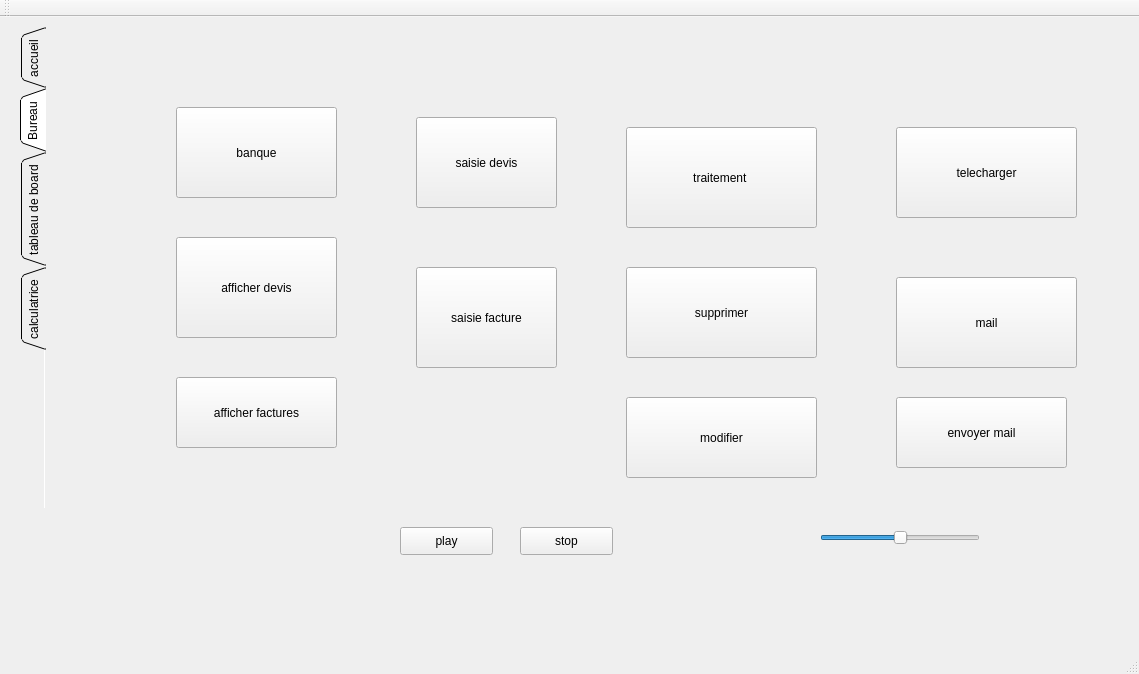
<?xml version="1.0" encoding="UTF-8"?>
<ui version="4.0">
 <class>MainWindow</class>
 <widget class="QMainWindow" name="MainWindow">
  <property name="geometry">
   <rect>
    <x>0</x>
    <y>0</y>
    <width>1139</width>
    <height>674</height>
   </rect>
  </property>
  <property name="windowTitle">
   <string>window</string>
  </property>
  <property name="styleSheet">
   <string notr="true">QPushButton#PushButtonStyled
{
	font-weight: bold;
	color: rgb(200, 200, 200);
	background-image: url(:/Theme1/Btn5757);
	width: 57px;
	height: 57px;
	min-width: 57px;
	min-height: 57px;
	max-width: 57px;
	max-height: 57px;
}</string>
  </property>
  <widget class="QWidget" name="centralWidget">
   <widget class="QTabWidget" name="tabWidget_2">
    <property name="geometry">
     <rect>
      <x>20</x>
      <y>10</y>
      <width>1121</width>
      <height>481</height>
     </rect>
    </property>
    <property name="styleSheet">
     <string notr="true"/>
    </property>
    <property name="tabPosition">
     <enum>QTabWidget::West</enum>
    </property>
    <property name="tabShape">
     <enum>QTabWidget::Triangular</enum>
    </property>
    <property name="currentIndex">
     <number>1</number>
    </property>
    <property name="iconSize">
     <size>
      <width>32</width>
      <height>32</height>
     </size>
    </property>
    <property name="elideMode">
     <enum>Qt::ElideNone</enum>
    </property>
    <property name="documentMode">
     <bool>true</bool>
    </property>
    <widget class="QWidget" name="tab_4">
     <attribute name="title">
      <string>accueil</string>
     </attribute>
     <widget class="QLineEdit" name="lineEdit_2">
      <property name="geometry">
       <rect>
        <x>140</x>
        <y>260</y>
        <width>113</width>
        <height>22</height>
       </rect>
      </property>
      <property name="text">
       <string>bouharb</string>
      </property>
     </widget>
     <widget class="QLineEdit" name="lineEdit_3">
      <property name="geometry">
       <rect>
        <x>430</x>
        <y>260</y>
        <width>113</width>
        <height>22</height>
       </rect>
      </property>
      <property name="text">
       <string>yassine</string>
      </property>
     </widget>
     <widget class="QLineEdit" name="lineEdit_4">
      <property name="geometry">
       <rect>
        <x>760</x>
        <y>260</y>
        <width>113</width>
        <height>22</height>
       </rect>
      </property>
      <property name="text">
       <string>181JMT1622</string>
      </property>
     </widget>
     <widget class="QLabel" name="label">
      <property name="geometry">
       <rect>
        <x>450</x>
        <y>120</y>
        <width>201</width>
        <height>31</height>
       </rect>
      </property>
      <property name="font">
       <font>
        <family>MS Sans Serif</family>
        <pointsize>22</pointsize>
       </font>
      </property>
      <property name="text">
       <string>hello </string>
      </property>
     </widget>
    </widget>
    <widget class="QWidget" name="tab">
     <attribute name="title">
      <string>Bureau</string>
     </attribute>
     <widget class="QPushButton" name="pushajouterdevis">
      <property name="geometry">
       <rect>
        <x>370</x>
        <y>90</y>
        <width>141</width>
        <height>91</height>
       </rect>
      </property>
      <property name="styleSheet">
       <string notr="true"/>
      </property>
      <property name="text">
       <string notr="true">saisie devis</string>
      </property>
      <property name="iconSize">
       <size>
        <width>100</width>
        <height>100</height>
       </size>
      </property>
      <property name="checkable">
       <bool>true</bool>
      </property>
     </widget>
     <widget class="QPushButton" name="ajouterdepense">
      <property name="geometry">
       <rect>
        <x>370</x>
        <y>240</y>
        <width>141</width>
        <height>101</height>
       </rect>
      </property>
      <property name="styleSheet">
       <string notr="true"/>
      </property>
      <property name="text">
       <string>saisie facture</string>
      </property>
      <property name="iconSize">
       <size>
        <width>100</width>
        <height>100</height>
       </size>
      </property>
      <property name="shortcut">
       <string notr="true"/>
      </property>
      <property name="checkable">
       <bool>true</bool>
      </property>
     </widget>
     <widget class="QPushButton" name="pushtraitement">
      <property name="geometry">
       <rect>
        <x>580</x>
        <y>100</y>
        <width>191</width>
        <height>101</height>
       </rect>
      </property>
      <property name="text">
       <string>traitement </string>
      </property>
      <property name="iconSize">
       <size>
        <width>90</width>
        <height>90</height>
       </size>
      </property>
     </widget>
     <widget class="QPushButton" name="pushannuler">
      <property name="geometry">
       <rect>
        <x>580</x>
        <y>240</y>
        <width>191</width>
        <height>91</height>
       </rect>
      </property>
      <property name="styleSheet">
       <string notr="true"/>
      </property>
      <property name="text">
       <string>supprimer</string>
      </property>
      <property name="iconSize">
       <size>
        <width>100</width>
        <height>100</height>
       </size>
      </property>
     </widget>
     <widget class="QPushButton" name="pushbanque">
      <property name="geometry">
       <rect>
        <x>130</x>
        <y>80</y>
        <width>161</width>
        <height>91</height>
       </rect>
      </property>
      <property name="styleSheet">
       <string notr="true"/>
      </property>
      <property name="text">
       <string>banque</string>
      </property>
     </widget>
     <widget class="QPushButton" name="pushdevis">
      <property name="geometry">
       <rect>
        <x>130</x>
        <y>210</y>
        <width>161</width>
        <height>101</height>
       </rect>
      </property>
      <property name="styleSheet">
       <string notr="true"/>
      </property>
      <property name="text">
       <string>afficher devis</string>
      </property>
     </widget>
     <widget class="QPushButton" name="pushdepense">
      <property name="geometry">
       <rect>
        <x>130</x>
        <y>350</y>
        <width>161</width>
        <height>71</height>
       </rect>
      </property>
      <property name="text">
       <string>afficher factures</string>
      </property>
     </widget>
     <widget class="QPushButton" name="pushtelecharger">
      <property name="geometry">
       <rect>
        <x>850</x>
        <y>100</y>
        <width>181</width>
        <height>91</height>
       </rect>
      </property>
      <property name="text">
       <string>telecharger</string>
      </property>
     </widget>
     <widget class="QPushButton" name="pushmail">
      <property name="geometry">
       <rect>
        <x>850</x>
        <y>250</y>
        <width>181</width>
        <height>91</height>
       </rect>
      </property>
      <property name="text">
       <string>mail</string>
      </property>
     </widget>
     <widget class="QPushButton" name="pushButton">
      <property name="geometry">
       <rect>
        <x>580</x>
        <y>370</y>
        <width>191</width>
        <height>81</height>
       </rect>
      </property>
      <property name="text">
       <string>modifier</string>
      </property>
     </widget>
     <widget class="QPushButton" name="pushButton_11">
      <property name="geometry">
       <rect>
        <x>850</x>
        <y>370</y>
        <width>171</width>
        <height>71</height>
       </rect>
      </property>
      <property name="text">
       <string>envoyer mail</string>
      </property>
     </widget>
    </widget>
    <widget class="QWidget" name="tab_2">
     <attribute name="title">
      <string>tableau de board</string>
     </attribute>
     <widget class="QTabWidget" name="tabWidget">
      <property name="geometry">
       <rect>
        <x>10</x>
        <y>10</y>
        <width>1111</width>
        <height>451</height>
       </rect>
      </property>
      <property name="tabPosition">
       <enum>QTabWidget::South</enum>
      </property>
      <property name="currentIndex">
       <number>0</number>
      </property>
      <widget class="QWidget" name="tab_6">
       <attribute name="title">
        <string>depenses</string>
       </attribute>
       <widget class="QCustomPlot" name="widget2" native="true">
        <property name="geometry">
         <rect>
          <x>0</x>
          <y>-1</y>
          <width>1101</width>
          <height>421</height>
         </rect>
        </property>
       </widget>
      </widget>
      <widget class="QWidget" name="widget">
       <attribute name="title">
        <string>recettes</string>
       </attribute>
       <widget class="QCustomPlot" name="plot" native="true">
        <property name="geometry">
         <rect>
          <x>-2</x>
          <y>2</y>
          <width>1101</width>
          <height>421</height>
         </rect>
        </property>
        <property name="sizePolicy">
         <sizepolicy hsizetype="Preferred" vsizetype="MinimumExpanding">
          <horstretch>0</horstretch>
          <verstretch>0</verstretch>
         </sizepolicy>
        </property>
       </widget>
      </widget>
      <widget class="QWidget" name="tab_8">
       <attribute name="title">
        <string>bilan general</string>
       </attribute>
       <widget class="QCustomPlot" name="widget_3" native="true">
        <property name="geometry">
         <rect>
          <x>-1</x>
          <y>0</y>
          <width>1091</width>
          <height>421</height>
         </rect>
        </property>
       </widget>
      </widget>
     </widget>
    </widget>
    <widget class="QWidget" name="tab_3">
     <attribute name="title">
      <string>calculatrice</string>
     </attribute>
     <widget class="QWidget" name="gridLayoutWidget">
      <property name="geometry">
       <rect>
        <x>300</x>
        <y>190</y>
        <width>495</width>
        <height>251</height>
       </rect>
      </property>
      <layout class="QGridLayout" name="gridLayout">
       <item row="0" column="0">
        <widget class="QPushButton" name="pushButton_1">
         <property name="text">
          <string>1</string>
         </property>
        </widget>
       </item>
       <item row="1" column="3">
        <widget class="QPushButton" name="pushButton_">
         <property name="text">
          <string>-</string>
         </property>
        </widget>
       </item>
       <item row="2" column="1">
        <widget class="QPushButton" name="pushButton_8">
         <property name="text">
          <string>8</string>
         </property>
        </widget>
       </item>
       <item row="0" column="3">
        <widget class="QPushButton" name="pushButtonplus">
         <property name="text">
          <string>+</string>
         </property>
        </widget>
       </item>
       <item row="0" column="1">
        <widget class="QPushButton" name="pushButton_2">
         <property name="text">
          <string>2</string>
         </property>
        </widget>
       </item>
       <item row="2" column="3">
        <widget class="QPushButton" name="pushButton_f">
         <property name="text">
          <string>*</string>
         </property>
        </widget>
       </item>
       <item row="2" column="0">
        <widget class="QPushButton" name="pushButton_7">
         <property name="text">
          <string>7</string>
         </property>
        </widget>
       </item>
       <item row="3" column="1">
        <widget class="QPushButton" name="pushButton_0">
         <property name="text">
          <string>0</string>
         </property>
        </widget>
       </item>
       <item row="1" column="1">
        <widget class="QPushButton" name="pushButton_5">
         <property name="text">
          <string>5</string>
         </property>
        </widget>
       </item>
       <item row="3" column="0">
        <widget class="QPushButton" name="pushButton_clear">
         <property name="text">
          <string>clear</string>
         </property>
        </widget>
       </item>
       <item row="3" column="3">
        <widget class="QPushButton" name="pushButton_s">
         <property name="text">
          <string>/</string>
         </property>
        </widget>
       </item>
       <item row="0" column="2">
        <widget class="QPushButton" name="pushButton_3">
         <property name="text">
          <string>3</string>
         </property>
        </widget>
       </item>
       <item row="1" column="2">
        <widget class="QPushButton" name="pushButton_6">
         <property name="text">
          <string>6</string>
         </property>
        </widget>
       </item>
       <item row="3" column="2">
        <widget class="QPushButton" name="pushButton_e">
         <property name="text">
          <string>=</string>
         </property>
        </widget>
       </item>
       <item row="2" column="2">
        <widget class="QPushButton" name="pushButton_9">
         <property name="text">
          <string>9</string>
         </property>
        </widget>
       </item>
       <item row="1" column="0">
        <widget class="QPushButton" name="pushButton_4">
         <property name="text">
          <string>4</string>
         </property>
        </widget>
       </item>
      </layout>
     </widget>
     <widget class="QTextBrowser" name="textBrowser">
      <property name="geometry">
       <rect>
        <x>300</x>
        <y>40</y>
        <width>491</width>
        <height>131</height>
       </rect>
      </property>
     </widget>
    </widget>
   </widget>
   <widget class="QPushButton" name="pushButton_10">
    <property name="geometry">
     <rect>
      <x>400</x>
      <y>510</y>
      <width>93</width>
      <height>28</height>
     </rect>
    </property>
    <property name="text">
     <string>play</string>
    </property>
   </widget>
   <widget class="QPushButton" name="pushButton_14">
    <property name="geometry">
     <rect>
      <x>520</x>
      <y>510</y>
      <width>93</width>
      <height>28</height>
     </rect>
    </property>
    <property name="text">
     <string>stop</string>
    </property>
   </widget>
   <widget class="QSlider" name="horizontalSlider">
    <property name="geometry">
     <rect>
      <x>820</x>
      <y>510</y>
      <width>160</width>
      <height>22</height>
     </rect>
    </property>
    <property name="value">
     <number>50</number>
    </property>
    <property name="orientation">
     <enum>Qt::Horizontal</enum>
    </property>
   </widget>
  </widget>
  <widget class="QMenuBar" name="menuBar">
   <property name="geometry">
    <rect>
     <x>0</x>
     <y>0</y>
     <width>1139</width>
     <height>26</height>
    </rect>
   </property>
  </widget>
  <widget class="QToolBar" name="mainToolBar">
   <attribute name="toolBarArea">
    <enum>TopToolBarArea</enum>
   </attribute>
   <attribute name="toolBarBreak">
    <bool>false</bool>
   </attribute>
  </widget>
  <widget class="QStatusBar" name="statusBar"/>
 </widget>
 <layoutdefault spacing="6" margin="11"/>
 <customwidgets>
  <customwidget>
   <class>QCustomPlot</class>
   <extends>QWidget</extends>
   <header>qcustomplot.h</header>
   <container>1</container>
  </customwidget>
 </customwidgets>
 <resources/>
 <connections/>
</ui>
